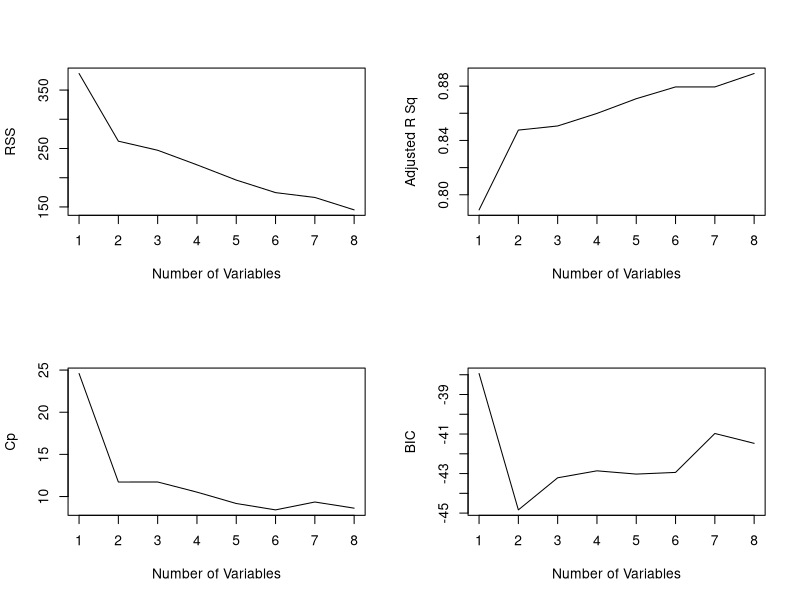
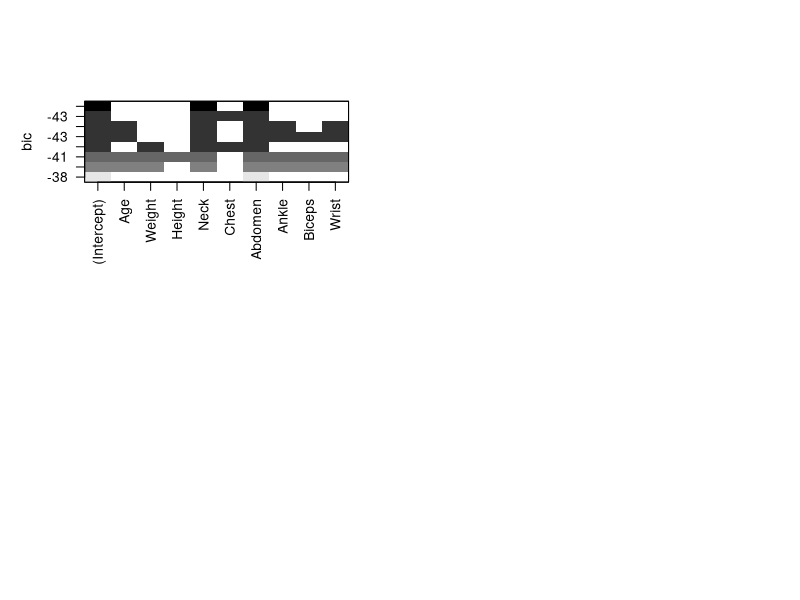

These figures' R source, in order:
#load the data
setwd("E:/School/STAT 5120 - Spring 2018/Week 11")
bf <- read.csv("Bodyfat.csv")
head(bf)
#let's build the model
require(leaps)
regfit.full=regsubsets(Bodyfat~.,bf)
summary(regfit.full)
#An asterisk indicates that a given variable is included in the corresponding model

#let's build a full model and look at the summary information to decides what variables and how many variables create the best model
reg.summary=summary(regfit.full)
names(reg.summary)
reg.summary$rsq
par(mfrow=c(2,2))
plot(reg.summary$rss, xlab="Number of Variables",ylab="RSS",type="l")
plot(reg.summary$adjr2, xlab="Number of Variables",ylab="Adjusted R Sq",type="l")
plot(reg.summary$cp, xlab="Number of Variables",ylab="Cp",type="l")
plot(reg.summary$bic, xlab="Number of Variables",ylab="BIC",type="l")
which.max(reg.summary$adjr2)
which.min(reg.summary$cp)
which.min(reg.summary$bic)
plot(regfit.full,scale="bic")

#the model with the lowest BIC is the two-variable model that contains only Neck and Abdomen 
coef(regfit.full,2)
